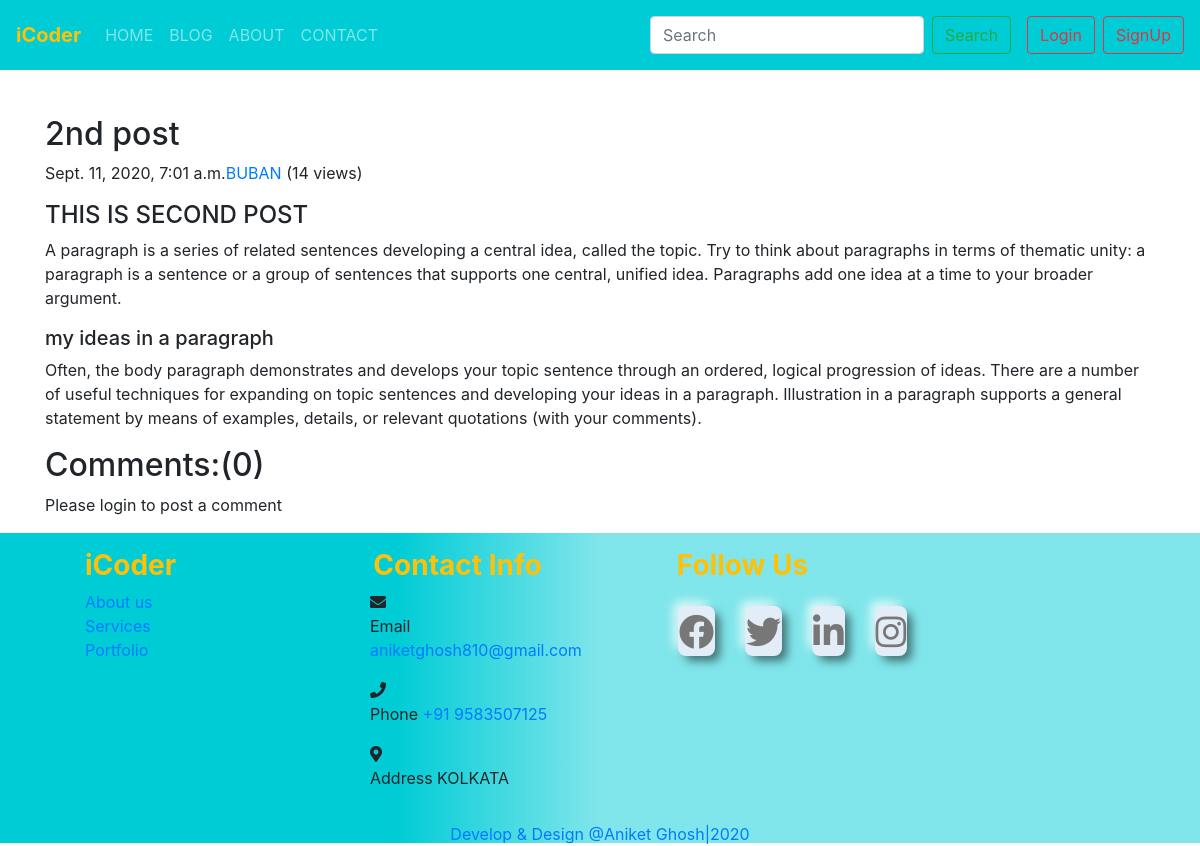
/blog/second-post/, run on the app's committed database.
### blog/models.py (models this page shows, shortened)
class Post(models.Model):
    sno = models.AutoField(primary_key=True)
    title = models.CharField(max_length=50)
    content = models.TextField(default="")
    author = models.CharField(max_length=50)
    slug = models.CharField(max_length=130)
    views = models.IntegerField(default=0)
    timeStamp = models.DateTimeField(blank=True)

### blog/views.py (the view)
# urls.py: path('<str:slug>/',views.blogSlug,name='blogSlug')
def blogSlug(request, slug):
    post=Post.objects.filter(slug=slug).first()
    post.views = post.views + 1
    post.save()
    comments = BlogComment.objects.filter(post=post,parent=None)
    replies = BlogComment.objects.filter(post=post).exclude(parent=None)
    replayDict = {}
    for replay in replies:
        if replay.parent.sno not in replayDict.keys():
            replayDict[replay.parent.sno] = [replay]
        else:
            replayDict[replay.parent.sno].append(replay)
    print(replayDict)
    context = {"post":post,'comments':comments,'user':request.user,'replayDict':replayDict}
    return render(request, 'blog/blogPost.html',context)

### templates/blog/blogPost.html (shortened to what this page needs)
{% extends 'base.html' %}
{% block css %}
<link rel="stylesheet" href="/static/blogPost.css">
{% endblock css %}
{% block body %}
{% load humanize %}
{% load extras %}
<div class="container" style="padding-top: 115px;">
    <div class="blog-post">
        <h2 class="blog-post-title">{{post.title}}</h2>
        <p class="blog-post-meta">{{post.timeStamp}}<a href="/about">{{post.author}}</a> (<span>{{post.views}} views</span>)</p>
        <p>{{post.content|safe}}</p>
    </div>
</div>
<div class="container">
    <h2>Comments:({{comments.count}})</h2>
    <div class="my-2">
        {% if user.is_authenticated %}
        <form action="/blog/postComment/" method='post'>
            {% csrf_token %}
            <div class="form-group">
                <label for="text">Post Comment</label>
                <input type="text" class="form-control" id="text" name="comment" aria-describedby="emailHelp"
                    placeholder="Enter Comment here" required>
            </div>
            <input type="hidden" name="postSno" value="{{post.sno}}">
            <input type="hidden" name="parentSno" value="">
            <button type="submit" class="btn btn-primary">Submit</button>
        </form>
        {% else %}
        <p>Please login to post a comment</p>
        {% endif %}
    </div>
</div>
{% endblock body %}

### data on the page
Post: title "2nd post", timeStamp "Sept. 11, 2020, 7:01 a.m.", author "BUBAN", views "14", content "THIS IS SECOND POST A paragraph is a series of related sentences developing a central idea, called the topic. Try to think about paragraphs in terms of thematic unity: a paragraph is a sentence or a group of sentences that supports one central, unified idea. Paragraphs add one idea at a time to your broader argument. my ideas in a paragraph Often, the body paragraph demonstrates and develops your topic sentence through an ordered, logical progression of ideas. There are a number of useful techniques for expanding on topic sentences and developing your ideas in a paragraph. Illustration in a paragraph supports a general statement by means of examples, details, or relevant quotations (with…"

### other printed values
{{ comments.count }} "0"
